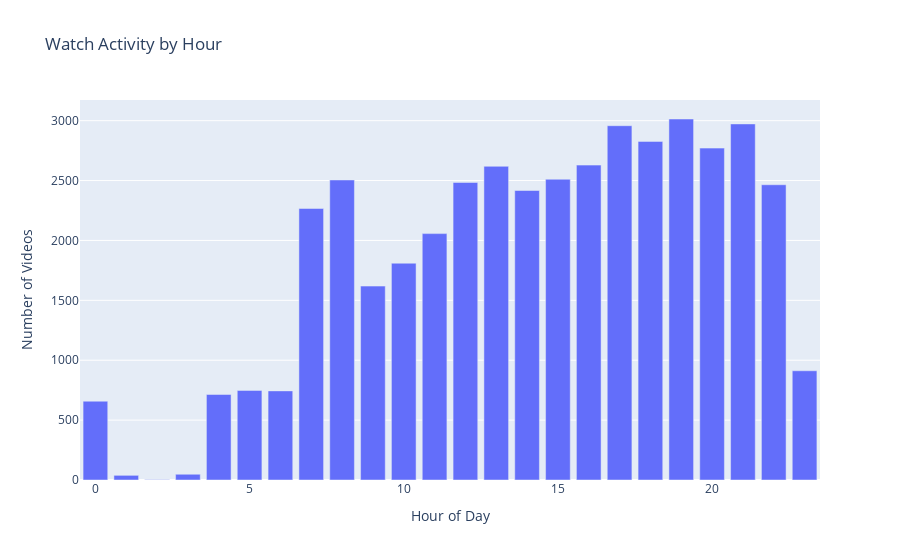

Source (notebook cell):
### Code cell
# Visualizes the watch activity by hour using Plotly Express
fig = px.bar(
    hourly_df, # Use the hourly DataFrame for plotting
    x='hour', # Use the hour column for x-axis
    y='count', # Use the count of videos watched for y-axis
    title='Watch Activity by Hour', # Set the title of the chart
    labels={'hour': 'Hour of Day', 'count': 'Number of Videos'}, # Set axis labels
    hover_data=['count'] # Show count in hover data
    )

fig.show()

# Or using Matplotlib
hourly_df.plot(
    kind='bar', x='hour', y='count', legend=True
) # Create a horizontal bar chart
plt.xlabel('Hour of Day') # Set x-axis label 
plt.ylabel('Number of Videos') # Set y-axis label
plt.title('Watch Activity by Hour') # Set the title of the chart
plt.show() # Show the plot

### Figure 1 — Plotly figure (JSON) as saved in the notebook; plotly's stock layout.template omitted (floating-point values rounded to 4 significant figures)
{"data": [{"hovertemplate": "Hour of Day=%{x}<br>Number of Videos=%{y}<extra></extra>", "legendgroup": "", "marker": {"color": "#636efa", "pattern": {"shape": ""}}, "name": "", "orientation": "v", "showlegend": false, "textposition": "auto", "type": "bar", "x": [0, 1, 2, 3, 4, 5, 6, 7, 8, 9, 10, 11, 12, 13, 14, 15, 16, 17, 18, 19, 20, 21, 22, 23], "xaxis": "x", "y": [658, 39, 3, 48, 714, 748, 744, 2267, 2505, 1619, 1810, 2057, 2484, 2619, 2417, 2511, 2629, 2958, 2827, 3014, 2771, 2973, 2465, 912], "yaxis": "y"}], "layout": {"barmode": "relative", "legend": {"tracegroupgap": 0}, "title": {"text": "Watch Activity by Hour"}, "xaxis": {"anchor": "y", "domain": [0, 1], "title": {"text": "Hour of Day"}}, "yaxis": {"anchor": "x", "domain": [0, 1], "title": {"text": "Number of Videos"}}}}
